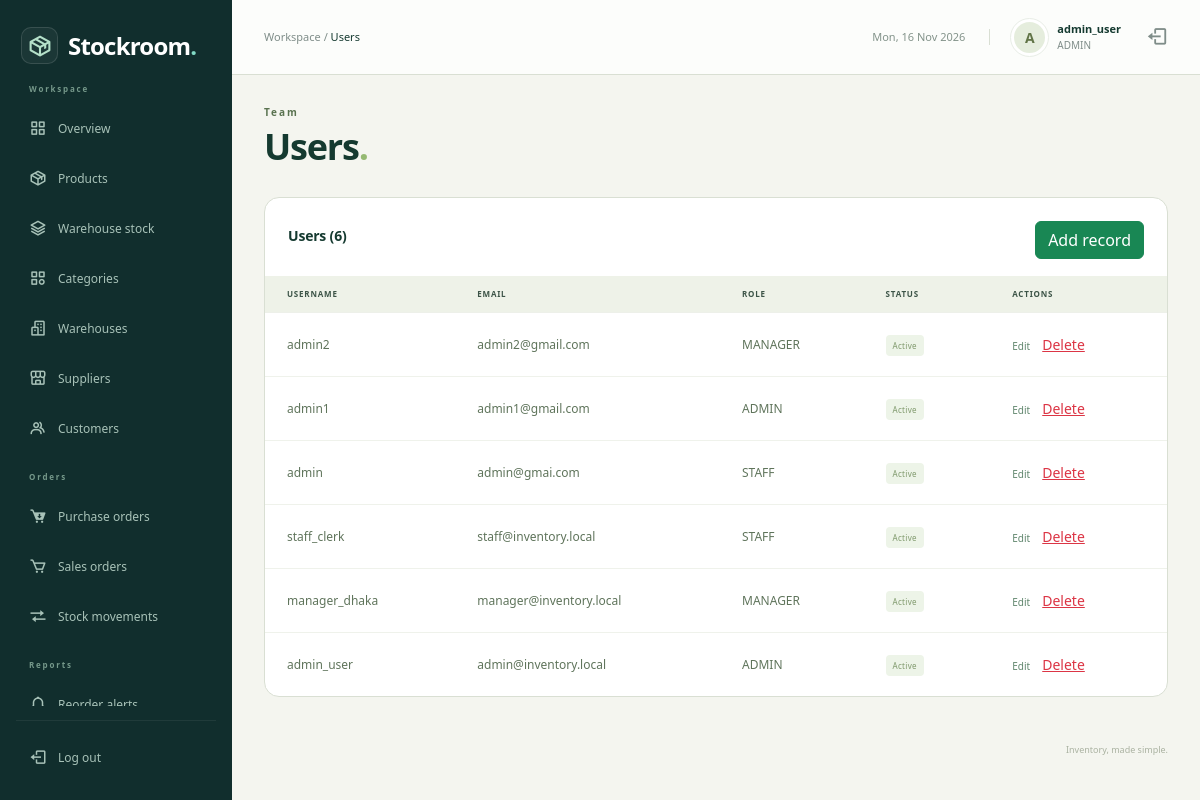
The page /admin/users.php (signed in) on the database its author committed.
### tables this page shows
CREATE TABLE `users` (
  `user_id` int NOT NULL,
  `username` varchar(50) NOT NULL,
  `email` varchar(100) NOT NULL,
  `password_hash` varchar(255) NOT NULL,
  `role` enum('ADMIN','MANAGER','STAFF','CUSTOMER') NOT NULL DEFAULT 'STAFF',
  `is_active` tinyint(1) NOT NULL DEFAULT '1',
  `created_at` timestamp NULL DEFAULT CURRENT_TIMESTAMP,
  `customer_id` int DEFAULT NULL
);

### admin/users.php (called while the page is built, shortened)
<?php
$pageTitle = 'Users';
require '../includes/auth.php';
$rows = mysqli_query($conn, 'SELECT user_id,username,email,role,is_active FROM users ORDER BY user_id DESC');
include '../includes/workspace.php';
include '../templates/users.php';
include '../includes/end.php';

### includes/auth.php (called while the page is built, shortened)
<?php
$user_id = $_SESSION['user_id'];
require_once __DIR__ . '/../config/db.php';
$sql = "SELECT user_id, username, role, customer_id FROM users WHERE user_id=$user_id AND is_active=1";
$users = mysqli_query($conn, $sql);
$account = mysqli_fetch_assoc($users);

### templates/users.php (the view, shortened to what this page needs)
<section class="surface records-surface"><div class="section-heading"><h2>Users (<?php echo $rows->num_rows; ?>)</h2><a class="btn btn-success" href="?editor=new">Add record</a></div>
<div class="table-responsive"><table class="table inventory-table records-table">
<thead><tr><th>Username</th><th>Email</th><th>Role</th><th>Status</th><th>Actions</th></tr></thead>
<tbody>
<?php while ($row = mysqli_fetch_assoc($rows)) { ?>
<tr>
    <td><?php if (isset($row['username'])) { echo htmlspecialchars($row['username']); } ?></td>
    <td><?php if (isset($row['email'])) { echo htmlspecialchars($row['email']); } ?></td>
    <td><?php echo htmlspecialchars($row['role']); ?></td>
    <td><span class="record-badge"><?php if ($row['is_active'] == 1) {
        echo 'Active';
    } else {
        echo 'Inactive';
    } ?></span></td>
    <td><a class="text-link" href="?id=<?php echo $row['user_id']; ?>">Edit</a> <form method="post" class="inline-form" action="?id=<?php echo $row['user_id']; ?>"><button class="btn btn-sm btn-link text-danger" name="action" value="delete">Delete</button></form></td>
</tr>
<?php } ?>
</tbody></table></div>
</section>

### includes/topbar.php (shortened to what this page needs)
<header class="topbar">
    <div class="d-flex align-items-center gap-3">
        <span class="breadcrumb-label">Workspace / <strong><?php echo htmlspecialchars($pageTitle); ?></strong></span>
    </div>
    <div class="topbar-account">
        <span class="topbar-date"><?php echo date('D, d M Y'); ?></span>
        <a class="account-link" href="dashboard.php">
            <span class="avatar"><?php echo htmlspecialchars(substr($account['username'], 0, 1)); ?></span>
            <div><strong><?php echo htmlspecialchars($account['username']); ?></strong><small><?php echo htmlspecialchars($account['role']); ?></small></div>
        </a>
        <a href="logout.php" class="topbar-logout" aria-label="Log out"><i class="bx bx-log-out" aria-hidden="true"></i></a>
    </div>
</header>

### assets/css/admin.css (style rules this page uses)
:root { --navy: #142c38; --teal: #137e73; --ink: #213640; --muted: #74818b; --line: #e7ecef; }
* { box-sizing: border-box; }
body { margin: 0; font-family: 'Segoe UI', Arial, sans-serif; font-size: 14px; color: var(--ink); background: #f5f7f9; }
a { text-decoration: none; }
button, a, input { -webkit-tap-highlight-color: transparent; }
.topbar { height: 82px; margin-left: 240px; padding: 0 38px; background: #fff; border-bottom: 1px solid var(--line); display: flex; align-items: center; justify-content: space-between; gap: 15px; }
.breadcrumb-label { color: var(--muted); font-size: 13px; }
.breadcrumb-label strong { color: var(--ink); font-weight: 500; }
.topbar-account { display: flex; align-items: center; gap: 11px; }
.topbar-account strong { display: block; font-weight: 600; font-size: 13px; }
.topbar-account small { color: var(--muted); font-size: 11px; display: block; }
.avatar { display: inline-grid; place-items: center; width: 37px; height: 37px; border-radius: 50%; background: #e2f1eb; color: #287864; font-weight: 700; text-transform: uppercase; }
.topbar-logout { color: var(--muted); font-size: 22px; margin-left: 14px; }
.inventory-table { font-size: 12px; margin-bottom: 0; }
.inventory-table thead th { color: #7c8991; font-size: 10px; text-transform: uppercase; letter-spacing: .6px; font-weight: 600; background: #fafbfc; padding: 13px 22px; border-color: var(--line); white-space: nowrap; }
.inventory-table td { padding: 20px 22px; border-color: var(--line); vertical-align: middle; color: #61727d; }
.inventory-table tr:last-child td { border: 0; }

### assets/css/dashboard.css (style rules this page uses)
.workspace-page { --navy: #112e2d; --teal: #278575; --ink: #243c39; --muted: #7f8d89; --line: #e6ebe7; background: #f5f6f3; }
.workspace-page .topbar { margin-left: 232px; height: 75px; padding: 0 32px; background: #ffffffc9; }
.workspace-page .breadcrumb-label { font-size: 11px; }
.topbar-date { color: #83938a; font-size: 11px; padding-right: 24px; border-right: 1px solid var(--line); margin-right: 10px; }
.account-link { display: flex; gap: 9px; align-items: center; color: var(--ink); }
.workspace-page .avatar { background: #e5eddd; color: #617447; border: 3px solid #fff; outline: 1px solid #e9eee7; }
.workspace-page .topbar-account strong { font-size: 11px; }
.workspace-page .topbar-account small { font-size: 10px; }
.surface { background: #fff; border: 1px solid var(--line); border-radius: 12px; min-width: 0; }
.section-heading { display: flex; align-items: center; justify-content: space-between; gap: 15px; padding: 23px 23px 17px; }
.section-heading h2 { font-size: 14px; font-weight: 650; margin: 0 0 7px; letter-spacing: -.2px; }
.text-link { color: #60866d; font-size: 10px; white-space: nowrap; background: none; border: 0; padding: 0; }
.workspace-page .inventory-table { font-size: 10px; }
.workspace-page .inventory-table thead th { background: #f8faf6; color: #9aa593; border-color: #edf0e9; font-size: 8px; padding: 12px 22px; letter-spacing: .8px; }
.workspace-page .inventory-table td { padding: 16px 22px; border-color: #eff2eb; color: #748270; }
.records-table { min-width: 700px; }
.workspace-page .records-table td { max-width: 280px; min-width: 90px; overflow-wrap: anywhere; font-size: 11px; line-height: 1.6; }
.workspace-page .records-table th { font-size: 9px; }
.record-badge { background: #edf4e8; color: #7e986b; font-size: 8px; letter-spacing: .3px; padding: 5px 7px; border-radius: 4px; white-space: nowrap; }
.workspace-page .records-table { width: max-content; min-width: 100%; }
.workspace-page .table-responsive { position: relative; }
.workspace-page .records-table td { white-space: nowrap; overflow-wrap: normal; font-size: 12px; color: #5f745b; }

### assets/css/modules.css (style rules this page uses)
.records-surface { margin-bottom: 1.5rem; }
.actions,.inline-form { display:flex;align-items:center;flex-wrap:wrap;gap:.65rem; }
.inline-form { display:inline-flex; }
.records-table td { vertical-align:middle; }
.workspace-page { --ink: #153a30; --line: #d9dfd3; background: #f4f5ef; }
.workspace-page .records-surface { border-radius: 15px; border: 1px solid var(--line); overflow: hidden; }
.workspace-page .records-table thead th { background: #eef2e8; color: #3c5447; }

### rows shown on the page
users: username "A", username "admin_user", role "ADMIN", email "admin@inventory.local", is_active "Active"
users: username "admin2", email "admin2@gmail.com", role "MANAGER", is_active "Active"
users: username "admin1", email "admin1@gmail.com", role "ADMIN", is_active "Active"
users: username "admin", email "admin@gmai.com", role "STAFF", is_active "Active"
users: username "staff_clerk", email "staff@inventory.local", role "STAFF", is_active "Active"
users: username "manager_dhaka", email "manager@inventory.local", role "MANAGER", is_active "Active"

### other values the page prints
$pageTitle "Users"
$section "Team"
$rows->num_rows "6"
